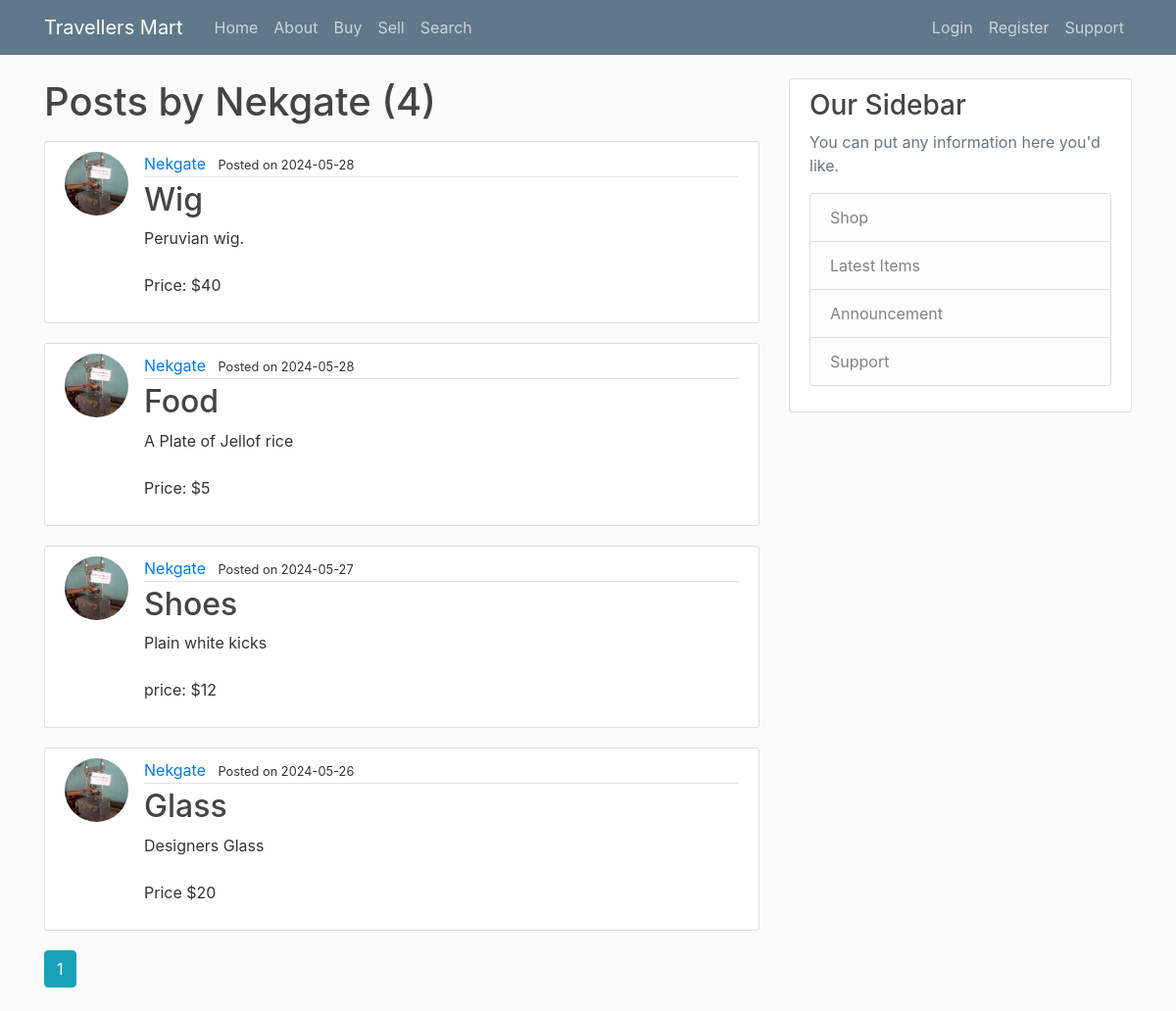
Before: /user/Nekgate with the older database file.
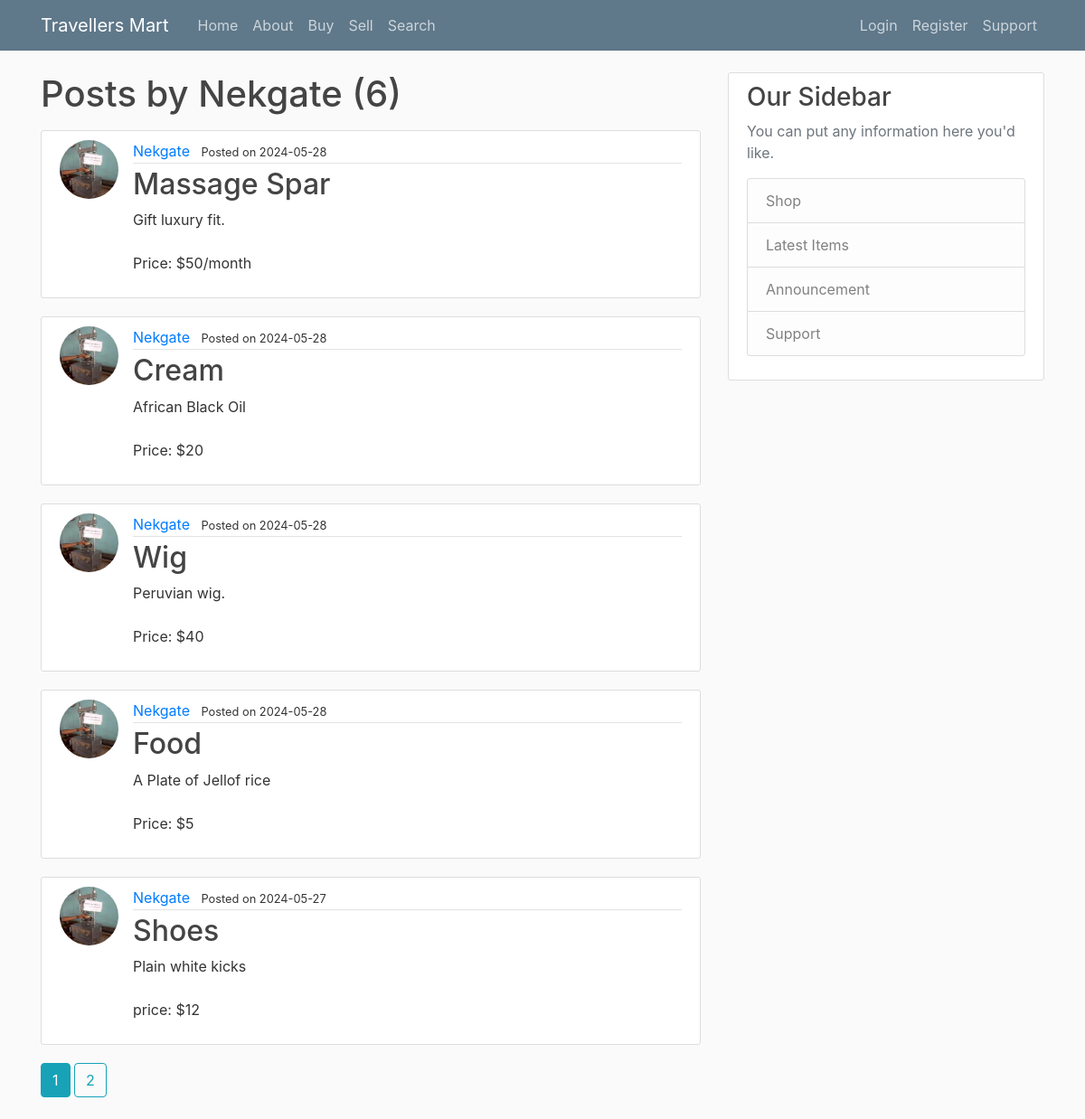
After: the same page with the newer database file.
### flask_station/models.py (models this page shows, shortened)
class User(db.Model, UserMixin):
    id = db.Column(db.Integer, primary_key=True)
    username = db.Column(db.String(20), unique=True, nullable=False)
    email = db.Column(db.String(120), unique=True, nullable=False)
    image_file = db.Column(db.String(20), nullable=False, default='default.jpeg')
    password = db.Column(db.String(60), nullable=False)
    posts = db.relationship('Post', backref='merchant', lazy="dynamic")

class Post(db.Model):
    id = db.Column(db.Integer, primary_key=True)
    selling_item = db.Column(db.String(100), nullable=False,)
    price = db.Column(db.Text, nullable=False)
    date_posted = db.Column(db.DateTime, nullable=False, default=datetime.utcnow)
    user_id = db.Column(db.Integer, db.ForeignKey('user.id'), nullable=False)

### flask_station/routes.py (the view)
@app.route('/user/<string:username>')
def user_posts(username):
    page = request.args.get('page', 1, type=int)
    user = User.query.filter_by(username=username).first_or_404()
    posts = Post.query.filter_by(merchant=user)\
        .order_by(Post.date_posted.desc())\
        .paginate(page=page, per_page=5)
    return render_template('user_post.html', posts=posts, user=user)

### flask_station/templates/user_post.html
{% extends "layout.html" %}
{% block content %}
    <h1 class="mb-3">Posts by {{ user.username }} ({{ posts.total }})</h1>
    {% for post in posts.items %}
        <article class="media content-section">
          <img class=" rounded-circle article-img" src="{{ url_for('static', filename='profile_pics/' + post.merchant.image_file) }}">
            <div class="media-body">
            <div class="article-metadata">
                <a class="mr-2" href="{{ url_for('user_posts', username=post.merchant.username) }}">{{ post.merchant.username }}</a>
                <small>Posted on {{ post.date_posted.strftime('%Y-%m-%d') }}</small>
            </div>
            <h2><a class="article-title" href="{{ url_for('post', post_id=post.id) }}">{{ post.selling_item }}</a></h2>
            <p class="article-content">{{ post.price }}</p>
        </div>
      </article>
      {% endfor %}
      {% for page_num in posts.iter_pages(left_edge=1, right_edge=1, left_current=1, right_current=2) %}
        {% if page_num %}
          {% if posts.page == page_num %}
            <a class="btn btn-info mb-4" href="{{ url_for('user_posts', username=user.username, page=page_num) }}">{{ page_num }}</a>
          {% else %}
            <a class="btn btn-outline-info mb-4" href="{{ url_for('user_posts', username=user.username, page=page_num) }}">{{ page_num }}</a>
          {% endif %}
        {% else %}
          ...
        {% endif %}
      {% endfor %}
  {% endblock content %}

### flask_station/templates/layout.html (shortened to what this page needs)
<!DOCTYPE html>
<html>
<head>
     <link rel="stylesheet" href="https://maxcdn.bootstrapcdn.com/bootstrap/4.0.0/css/bootstrap.min.css">
     <link rel="stylesheet" type="text/css" href="{{url_for('static', filename='main.css') }}">
</head>
<body>
    <header class="site-header">
        <nav class="navbar navbar-expand-md navbar-dark bg-steel fixed-top">
          <div class="container">
            <a class="navbar-brand mr-4" href="/">Travellers Mart</a>
            <div class="collapse navbar-collapse" id="navbarToggle">
              <div class="navbar-nav mr-auto">
                <a class="nav-item nav-link" href="{{ url_for('home') }}">Home</a>
                <a class="nav-item nav-link" href="{{ url_for('about') }}">About</a>
                <a class="nav-item nav-link" href="{{ url_for('buy') }}">Buy</a>
                <a class="nav-item nav-link" href="{{ url_for('sell') }}">Sell</a>
                <a class="nav-item nav-link" href="{{ url_for('search') }}">Search</a>
              </div>
              <div class="navbar-nav">
                {% if current_user.is_authenticated %}
                  <a class="nav-item nav-link" href="{{ url_for('new_post') }}">New Item</a>
                  <a class="nav-item nav-link" href="{{ url_for('account') }}">Account</a>
                  <a class="nav-item nav-link" href="{{ url_for('logout') }}">Logout</a>
                {% else %}
                  <a class="nav-item nav-link" href="{{ url_for('login') }}">Login</a>
                  <a class="nav-item nav-link" href="{{ url_for('register') }}">Register</a>
                  <a class="nav-item nav-link" href="{{ url_for('support') }}">Support</a>
                {% endif %}
              </div>
              </div>
            </div>
        </nav>
      </header>
      <main role="main" class="container">
        <div class="row">
          <div class="col-md-8">
            {% block content %}{% endblock %}
          </div>
          <div class="col-md-4">
            <div class="content-section">
              <h3>Our Sidebar</h3>
              <p class='text-muted'>You can put any information here you'd like.
                <ul class="list-group">
                  <li class="list-group-item list-group-item-light">Shop</li>
                  <li class="list-group-item list-group-item-light">Latest Items</li>
                  <li class="list-group-item list-group-item-light">Announcement</li>
                  <li class="list-group-item list-group-item-light">Support</li>
                </ul>
              </p>
            </div>
          </div>
        </div>
      </main>
</body>
</html>

### flask_station/static/main.css (style rules this page uses)
body { background: #fafafa; color: #333333; margin-top: 5rem; }
h1, h2, h3, h4, h5, h6 { color: #444444; }
.bg-steel { background-color: #5f788a; }
.site-header .navbar-nav .nav-link { color: #cbd5db; }
.content-section { background: #ffffff; padding: 10px 20px; border: 1px solid #dddddd; border-radius: 3px; margin-bottom: 20px; }
.article-title { color: #444444; }
.article-content { white-space: pre-line; }
.article-img { height: 65px; width: 65px; margin-right: 16px; }
.article-metadata { padding-bottom: 1px; margin-bottom: 4px; border-bottom: 1px solid #e3e3e3 }

Changed rows visible on the page:
no longer on this page (row unchanged): Post: image_file (picture), merchant.username "Nekgate", date_posted "2024-05-26", selling_item "Glass", price "Designers Glass Price $20"
added Post: image_file (picture), merchant.username "Nekgate", date_posted "2024-05-28", selling_item "Massage Spar", price "Gift luxury fit. Price: $50/month"
added Post: image_file (picture), merchant.username "Nekgate", date_posted "2024-05-28", selling_item "Cream", price "African Black Oil Price: $20"
Other visible differences:
{{ posts.total }}: "4" → "6"
new list line: "2"
